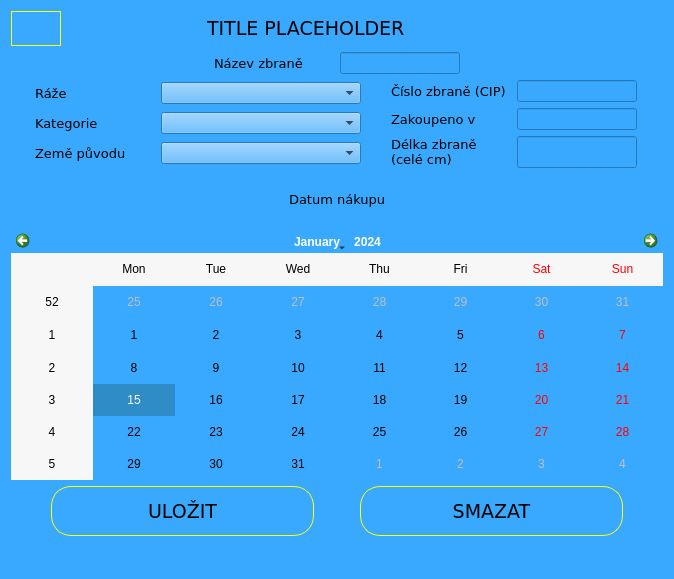
<?xml version="1.0" encoding="UTF-8"?>
<ui version="4.0">
 <class>dlg_arsenal_addweapon</class>
 <widget class="QDialog" name="dlg_arsenal_addweapon">
  <property name="geometry">
   <rect>
    <x>0</x>
    <y>0</y>
    <width>674</width>
    <height>579</height>
   </rect>
  </property>
  <property name="windowTitle">
   <string>Dialog</string>
  </property>
  <property name="styleSheet">
   <string notr="true">background-color: rgb(57, 169, 255);



</string>
  </property>
  <layout class="QVBoxLayout" name="verticalLayout_4">
   <item>
    <layout class="QHBoxLayout" name="horizontalLayout">
     <item>
      <widget class="QPushButton" name="PB_Shooting_Back_2">
       <property name="sizePolicy">
        <sizepolicy hsizetype="Preferred" vsizetype="Preferred">
         <horstretch>0</horstretch>
         <verstretch>0</verstretch>
        </sizepolicy>
       </property>
       <property name="minimumSize">
        <size>
         <width>50</width>
         <height>0</height>
        </size>
       </property>
       <property name="maximumSize">
        <size>
         <width>50</width>
         <height>16777215</height>
        </size>
       </property>
       <property name="font">
        <font>
         <family>Verdana</family>
         <pointsize>21</pointsize>
        </font>
       </property>
       <property name="styleSheet">
        <string notr="true">QPushButton{border-radius: 20px;
image: url(:/icons/resourcefolder/icons8-close-50.png);
border: 1px solid yellow;
}
QPushButton:hover{  background: qlineargradient(spread:reflect, x1:0.1, y1:0.5, x2:1, y2:0, stop:0 rgba(160, 220, 255,255), stop:1 rgba(160, 220, 255, 255));
}</string>
       </property>
       <property name="text">
        <string/>
       </property>
      </widget>
     </item>
     <item>
      <spacer name="horizontalSpacer">
       <property name="orientation">
        <enum>Qt::Horizontal</enum>
       </property>
       <property name="sizeType">
        <enum>QSizePolicy::Preferred</enum>
       </property>
       <property name="sizeHint" stdset="0">
        <size>
         <width>140</width>
         <height>20</height>
        </size>
       </property>
      </spacer>
     </item>
     <item>
      <widget class="QLabel" name="label_title">
       <property name="sizePolicy">
        <sizepolicy hsizetype="Expanding" vsizetype="Preferred">
         <horstretch>0</horstretch>
         <verstretch>0</verstretch>
        </sizepolicy>
       </property>
       <property name="font">
        <font>
         <family>Verdana</family>
         <pointsize>14</pointsize>
        </font>
       </property>
       <property name="text">
        <string>TITLE PLACEHOLDER</string>
       </property>
      </widget>
     </item>
     <item>
      <spacer name="horizontalSpacer_3">
       <property name="orientation">
        <enum>Qt::Horizontal</enum>
       </property>
       <property name="sizeType">
        <enum>QSizePolicy::Preferred</enum>
       </property>
       <property name="sizeHint" stdset="0">
        <size>
         <width>150</width>
         <height>20</height>
        </size>
       </property>
      </spacer>
     </item>
    </layout>
   </item>
   <item>
    <layout class="QHBoxLayout" name="horizontalLayout_12">
     <item>
      <spacer name="horizontalSpacer_7">
       <property name="orientation">
        <enum>Qt::Horizontal</enum>
       </property>
       <property name="sizeHint" stdset="0">
        <size>
         <width>40</width>
         <height>20</height>
        </size>
       </property>
      </spacer>
     </item>
     <item>
      <layout class="QHBoxLayout" name="horizontalLayout_11">
       <item>
        <widget class="QLabel" name="label_8">
         <property name="minimumSize">
          <size>
           <width>120</width>
           <height>0</height>
          </size>
         </property>
         <property name="maximumSize">
          <size>
           <width>120</width>
           <height>16777215</height>
          </size>
         </property>
         <property name="font">
          <font>
           <family>Verdana</family>
           <pointsize>10</pointsize>
          </font>
         </property>
         <property name="text">
          <string>Název zbraně</string>
         </property>
        </widget>
       </item>
       <item>
        <widget class="QLineEdit" name="LE_Arsenal_Name">
         <property name="sizePolicy">
          <sizepolicy hsizetype="Expanding" vsizetype="Preferred">
           <horstretch>0</horstretch>
           <verstretch>0</verstretch>
          </sizepolicy>
         </property>
         <property name="minimumSize">
          <size>
           <width>120</width>
           <height>0</height>
          </size>
         </property>
         <property name="maximumSize">
          <size>
           <width>120</width>
           <height>16777215</height>
          </size>
         </property>
         <property name="font">
          <font>
           <family>Verdana</family>
           <pointsize>8</pointsize>
          </font>
         </property>
        </widget>
       </item>
      </layout>
     </item>
     <item>
      <spacer name="horizontalSpacer_8">
       <property name="orientation">
        <enum>Qt::Horizontal</enum>
       </property>
       <property name="sizeHint" stdset="0">
        <size>
         <width>40</width>
         <height>20</height>
        </size>
       </property>
      </spacer>
     </item>
    </layout>
   </item>
   <item>
    <layout class="QHBoxLayout" name="horizontalLayout_10">
     <item>
      <layout class="QVBoxLayout" name="verticalLayout_3">
       <item>
        <layout class="QHBoxLayout" name="horizontalLayout_4">
         <item>
          <widget class="QLabel" name="label">
           <property name="minimumSize">
            <size>
             <width>120</width>
             <height>0</height>
            </size>
           </property>
           <property name="maximumSize">
            <size>
             <width>120</width>
             <height>16777215</height>
            </size>
           </property>
           <property name="font">
            <font>
             <family>Verdana</family>
             <pointsize>10</pointsize>
            </font>
           </property>
           <property name="text">
            <string>Ráže</string>
           </property>
          </widget>
         </item>
         <item>
          <widget class="QComboBox" name="CB_Arsenal_Caliber">
           <property name="minimumSize">
            <size>
             <width>200</width>
             <height>0</height>
            </size>
           </property>
           <property name="maximumSize">
            <size>
             <width>200</width>
             <height>16777215</height>
            </size>
           </property>
          </widget>
         </item>
        </layout>
       </item>
       <item>
        <layout class="QHBoxLayout" name="horizontalLayout_5">
         <item>
          <widget class="QLabel" name="label_2">
           <property name="minimumSize">
            <size>
             <width>120</width>
             <height>0</height>
            </size>
           </property>
           <property name="maximumSize">
            <size>
             <width>120</width>
             <height>16777215</height>
            </size>
           </property>
           <property name="font">
            <font>
             <family>Verdana</family>
             <pointsize>10</pointsize>
            </font>
           </property>
           <property name="text">
            <string>Kategorie</string>
           </property>
          </widget>
         </item>
         <item>
          <widget class="QComboBox" name="CB_Arsenal_Type">
           <property name="minimumSize">
            <size>
             <width>200</width>
             <height>0</height>
            </size>
           </property>
           <property name="maximumSize">
            <size>
             <width>200</width>
             <height>16777215</height>
            </size>
           </property>
          </widget>
         </item>
        </layout>
       </item>
       <item>
        <layout class="QHBoxLayout" name="horizontalLayout_6">
         <item>
          <widget class="QLabel" name="label_3">
           <property name="minimumSize">
            <size>
             <width>120</width>
             <height>0</height>
            </size>
           </property>
           <property name="maximumSize">
            <size>
             <width>120</width>
             <height>16777215</height>
            </size>
           </property>
           <property name="font">
            <font>
             <family>Verdana</family>
             <pointsize>10</pointsize>
            </font>
           </property>
           <property name="text">
            <string>Země původu</string>
           </property>
          </widget>
         </item>
         <item>
          <widget class="QComboBox" name="CB_Arsenal_Origin">
           <property name="minimumSize">
            <size>
             <width>200</width>
             <height>0</height>
            </size>
           </property>
           <property name="maximumSize">
            <size>
             <width>200</width>
             <height>16777215</height>
            </size>
           </property>
          </widget>
         </item>
        </layout>
       </item>
      </layout>
     </item>
     <item>
      <layout class="QVBoxLayout" name="verticalLayout_2">
       <item>
        <layout class="QHBoxLayout" name="horizontalLayout_9">
         <item>
          <widget class="QLabel" name="label_5">
           <property name="minimumSize">
            <size>
             <width>120</width>
             <height>0</height>
            </size>
           </property>
           <property name="maximumSize">
            <size>
             <width>120</width>
             <height>16777215</height>
            </size>
           </property>
           <property name="font">
            <font>
             <family>Verdana</family>
             <pointsize>10</pointsize>
            </font>
           </property>
           <property name="text">
            <string>Číslo zbraně (CIP)</string>
           </property>
          </widget>
         </item>
         <item>
          <widget class="QLineEdit" name="LE_Arsenal_CIP">
           <property name="sizePolicy">
            <sizepolicy hsizetype="Expanding" vsizetype="Preferred">
             <horstretch>0</horstretch>
             <verstretch>0</verstretch>
            </sizepolicy>
           </property>
           <property name="minimumSize">
            <size>
             <width>120</width>
             <height>0</height>
            </size>
           </property>
           <property name="maximumSize">
            <size>
             <width>120</width>
             <height>16777215</height>
            </size>
           </property>
           <property name="font">
            <font>
             <family>Verdana</family>
             <pointsize>8</pointsize>
            </font>
           </property>
          </widget>
         </item>
        </layout>
       </item>
       <item>
        <layout class="QHBoxLayout" name="horizontalLayout_8">
         <item>
          <widget class="QLabel" name="label_6">
           <property name="minimumSize">
            <size>
             <width>120</width>
             <height>0</height>
            </size>
           </property>
           <property name="maximumSize">
            <size>
             <width>120</width>
             <height>16777215</height>
            </size>
           </property>
           <property name="font">
            <font>
             <family>Verdana</family>
             <pointsize>10</pointsize>
            </font>
           </property>
           <property name="text">
            <string>Zakoupeno v</string>
           </property>
          </widget>
         </item>
         <item>
          <widget class="QLineEdit" name="LE_Arsenal_Vendor">
           <property name="sizePolicy">
            <sizepolicy hsizetype="Expanding" vsizetype="Preferred">
             <horstretch>0</horstretch>
             <verstretch>0</verstretch>
            </sizepolicy>
           </property>
           <property name="minimumSize">
            <size>
             <width>120</width>
             <height>0</height>
            </size>
           </property>
           <property name="maximumSize">
            <size>
             <width>120</width>
             <height>16777215</height>
            </size>
           </property>
           <property name="font">
            <font>
             <family>Verdana</family>
             <pointsize>8</pointsize>
            </font>
           </property>
          </widget>
         </item>
        </layout>
       </item>
       <item>
        <layout class="QHBoxLayout" name="horizontalLayout_7">
         <item>
          <widget class="QLabel" name="label_7">
           <property name="minimumSize">
            <size>
             <width>120</width>
             <height>0</height>
            </size>
           </property>
           <property name="maximumSize">
            <size>
             <width>120</width>
             <height>16777215</height>
            </size>
           </property>
           <property name="font">
            <font>
             <family>Verdana</family>
             <pointsize>10</pointsize>
            </font>
           </property>
           <property name="text">
            <string>Délka zbraně
(celé cm)</string>
           </property>
          </widget>
         </item>
         <item>
          <widget class="QLineEdit" name="LE_Arsenal_Length">
           <property name="sizePolicy">
            <sizepolicy hsizetype="Expanding" vsizetype="Preferred">
             <horstretch>0</horstretch>
             <verstretch>0</verstretch>
            </sizepolicy>
           </property>
           <property name="minimumSize">
            <size>
             <width>120</width>
             <height>0</height>
            </size>
           </property>
           <property name="maximumSize">
            <size>
             <width>120</width>
             <height>16777215</height>
            </size>
           </property>
           <property name="font">
            <font>
             <family>Verdana</family>
             <pointsize>8</pointsize>
            </font>
           </property>
          </widget>
         </item>
        </layout>
       </item>
      </layout>
     </item>
    </layout>
   </item>
   <item>
    <layout class="QVBoxLayout" name="verticalLayout">
     <item>
      <layout class="QHBoxLayout" name="horizontalLayout_2">
       <item>
        <spacer name="horizontalSpacer_4">
         <property name="orientation">
          <enum>Qt::Horizontal</enum>
         </property>
         <property name="sizeHint" stdset="0">
          <size>
           <width>40</width>
           <height>20</height>
          </size>
         </property>
        </spacer>
       </item>
       <item>
        <widget class="QLabel" name="label_4">
         <property name="minimumSize">
          <size>
           <width>0</width>
           <height>50</height>
          </size>
         </property>
         <property name="maximumSize">
          <size>
           <width>10000</width>
           <height>50</height>
          </size>
         </property>
         <property name="font">
          <font>
           <family>Verdana</family>
           <pointsize>10</pointsize>
          </font>
         </property>
         <property name="text">
          <string>Datum nákupu</string>
         </property>
        </widget>
       </item>
       <item>
        <spacer name="horizontalSpacer_5">
         <property name="orientation">
          <enum>Qt::Horizontal</enum>
         </property>
         <property name="sizeHint" stdset="0">
          <size>
           <width>40</width>
           <height>20</height>
          </size>
         </property>
        </spacer>
       </item>
      </layout>
     </item>
     <item>
      <widget class="QCalendarWidget" name="CW_Arsenal">
       <property name="minimumSize">
        <size>
         <width>0</width>
         <height>250</height>
        </size>
       </property>
       <property name="maximumSize">
        <size>
         <width>16777215</width>
         <height>250</height>
        </size>
       </property>
      </widget>
     </item>
    </layout>
   </item>
   <item>
    <layout class="QHBoxLayout" name="horizontalLayout_3">
     <item>
      <spacer name="horizontalSpacer_6">
       <property name="orientation">
        <enum>Qt::Horizontal</enum>
       </property>
       <property name="sizeType">
        <enum>QSizePolicy::Preferred</enum>
       </property>
       <property name="sizeHint" stdset="0">
        <size>
         <width>40</width>
         <height>20</height>
        </size>
       </property>
      </spacer>
     </item>
     <item>
      <widget class="QPushButton" name="PB_Yes">
       <property name="sizePolicy">
        <sizepolicy hsizetype="Preferred" vsizetype="Preferred">
         <horstretch>0</horstretch>
         <verstretch>0</verstretch>
        </sizepolicy>
       </property>
       <property name="minimumSize">
        <size>
         <width>0</width>
         <height>50</height>
        </size>
       </property>
       <property name="maximumSize">
        <size>
         <width>16777215</width>
         <height>50</height>
        </size>
       </property>
       <property name="font">
        <font>
         <family>Verdana</family>
         <pointsize>14</pointsize>
        </font>
       </property>
       <property name="styleSheet">
        <string notr="true">QPushButton{border-radius: 20px;
border: 1px solid yellow;
}
QPushButton:hover{  background: qlineargradient(spread:reflect, x1:0.1, y1:0.5, x2:1, y2:0, stop:0 rgba(160, 220, 255,255), stop:1 rgba(160, 220, 255, 255));
}</string>
       </property>
       <property name="text">
        <string>ULOŽIT</string>
       </property>
      </widget>
     </item>
     <item>
      <spacer name="horizontalSpacer_2">
       <property name="orientation">
        <enum>Qt::Horizontal</enum>
       </property>
       <property name="sizeType">
        <enum>QSizePolicy::Preferred</enum>
       </property>
       <property name="sizeHint" stdset="0">
        <size>
         <width>40</width>
         <height>20</height>
        </size>
       </property>
      </spacer>
     </item>
     <item>
      <widget class="QPushButton" name="PB_Delete">
       <property name="sizePolicy">
        <sizepolicy hsizetype="Preferred" vsizetype="Preferred">
         <horstretch>0</horstretch>
         <verstretch>0</verstretch>
        </sizepolicy>
       </property>
       <property name="minimumSize">
        <size>
         <width>0</width>
         <height>50</height>
        </size>
       </property>
       <property name="maximumSize">
        <size>
         <width>16777215</width>
         <height>50</height>
        </size>
       </property>
       <property name="font">
        <font>
         <family>Verdana</family>
         <pointsize>14</pointsize>
        </font>
       </property>
       <property name="styleSheet">
        <string notr="true">QPushButton{border-radius: 20px;
border: 1px solid yellow;
}
QPushButton:hover{  background: qlineargradient(spread:reflect, x1:0.1, y1:0.5, x2:1, y2:0, stop:0 rgba(160, 220, 255,255), stop:1 rgba(160, 220, 255, 255));
}</string>
       </property>
       <property name="text">
        <string>SMAZAT</string>
       </property>
      </widget>
     </item>
     <item>
      <spacer name="horizontalSpacer_9">
       <property name="orientation">
        <enum>Qt::Horizontal</enum>
       </property>
       <property name="sizeType">
        <enum>QSizePolicy::Preferred</enum>
       </property>
       <property name="sizeHint" stdset="0">
        <size>
         <width>40</width>
         <height>20</height>
        </size>
       </property>
      </spacer>
     </item>
    </layout>
   </item>
   <item>
    <widget class="QLabel" name="ACTION">
     <property name="sizePolicy">
      <sizepolicy hsizetype="Minimum" vsizetype="Minimum">
       <horstretch>0</horstretch>
       <verstretch>0</verstretch>
      </sizepolicy>
     </property>
     <property name="font">
      <font>
       <family>Verdana</family>
       <pointsize>1</pointsize>
      </font>
     </property>
     <property name="text">
      <string/>
     </property>
    </widget>
   </item>
   <item>
    <widget class="QLabel" name="WEAPON_ID">
     <property name="sizePolicy">
      <sizepolicy hsizetype="Minimum" vsizetype="Minimum">
       <horstretch>0</horstretch>
       <verstretch>0</verstretch>
      </sizepolicy>
     </property>
     <property name="font">
      <font>
       <family>Verdana</family>
       <pointsize>1</pointsize>
      </font>
     </property>
     <property name="text">
      <string/>
     </property>
    </widget>
   </item>
  </layout>
 </widget>
 <resources/>
 <connections/>
</ui>
